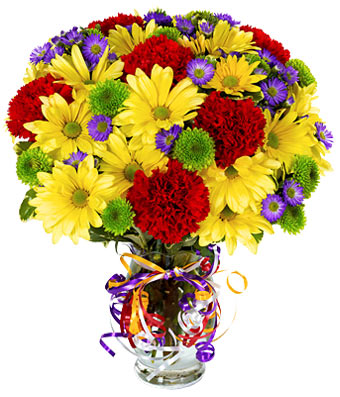
#> input picture 1.jpg, 340 x 397 px
$ python main.py
#> lines starting #> are read from the running program, lines starting #| are printed output that depends on the picture
import cv2
import numpy as np
import matplotlib.pyplot as plt

img  = cv2.imread('1.jpg',cv2.IMREAD_GRAYSCALE)
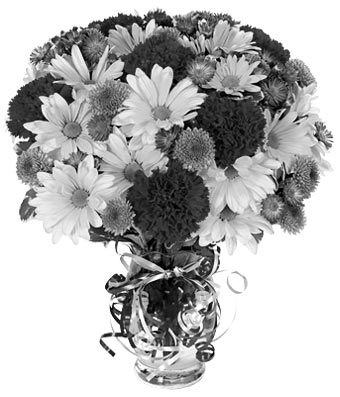
#> img: shape (397, 340); min 0, max 255, mean 183.7

cv2.imshow("Image",img)
cv2.waitKey(0)
cv2.destroyAllWindows()

cv2.imwrite("new.jpg",img)

# [9 lines of commented-out code are left out]
